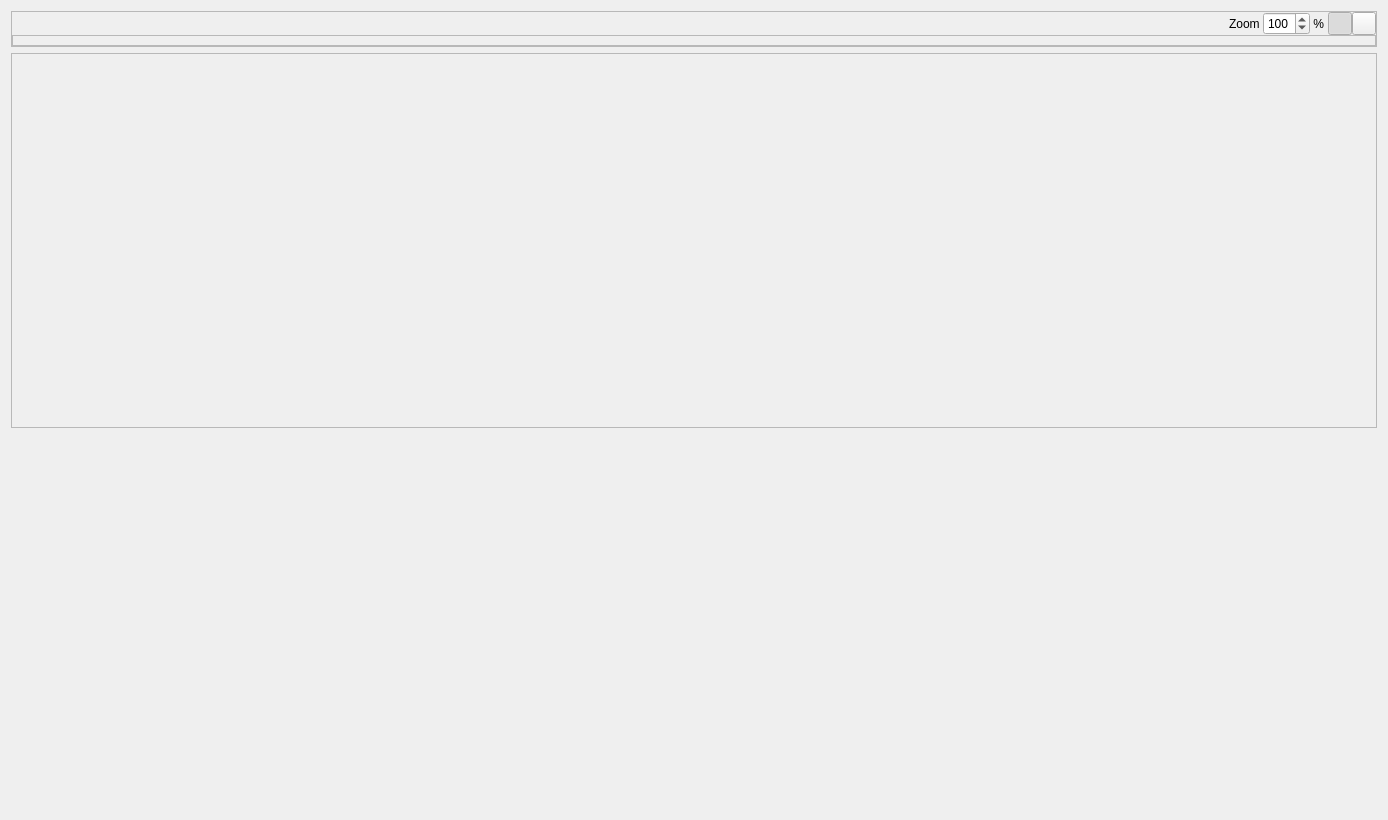
<?xml version="1.0" encoding="UTF-8"?>
<ui version="4.0">
 <class>CameraViewWidget</class>
 <widget class="QWidget" name="CameraViewWidget">
  <property name="geometry">
   <rect>
    <x>0</x>
    <y>0</y>
    <width>1388</width>
    <height>820</height>
   </rect>
  </property>
  <property name="windowTitle">
   <string>Form</string>
  </property>
  <property name="autoFillBackground">
   <bool>true</bool>
  </property>
  <layout class="QGridLayout" name="gridLayout_4">
   <item row="0" column="0" rowspan="2" colspan="2">
    <widget class="QFrame" name="frame">
     <property name="sizePolicy">
      <sizepolicy hsizetype="MinimumExpanding" vsizetype="Maximum">
       <horstretch>0</horstretch>
       <verstretch>0</verstretch>
      </sizepolicy>
     </property>
     <property name="autoFillBackground">
      <bool>false</bool>
     </property>
     <property name="frameShape">
      <enum>QFrame::StyledPanel</enum>
     </property>
     <property name="frameShadow">
      <enum>QFrame::Raised</enum>
     </property>
     <layout class="QGridLayout" name="gridLayout_2">
      <property name="margin">
       <number>0</number>
      </property>
      <property name="spacing">
       <number>0</number>
      </property>
      <item row="0" column="0" colspan="2">
       <widget class="QLabel" name="imageTitleLabel">
        <property name="sizePolicy">
         <sizepolicy hsizetype="Ignored" vsizetype="Preferred">
          <horstretch>0</horstretch>
          <verstretch>0</verstretch>
         </sizepolicy>
        </property>
        <property name="text">
         <string/>
        </property>
       </widget>
      </item>
      <item row="0" column="3">
       <widget class="QSpinBox" name="spinBoxZoom">
        <property name="sizePolicy">
         <sizepolicy hsizetype="Fixed" vsizetype="Fixed">
          <horstretch>0</horstretch>
          <verstretch>0</verstretch>
         </sizepolicy>
        </property>
        <property name="maximum">
         <number>999</number>
        </property>
        <property name="value">
         <number>100</number>
        </property>
       </widget>
      </item>
      <item row="0" column="2">
       <widget class="QLabel" name="label_2">
        <property name="sizePolicy">
         <sizepolicy hsizetype="Fixed" vsizetype="Preferred">
          <horstretch>0</horstretch>
          <verstretch>0</verstretch>
         </sizepolicy>
        </property>
        <property name="text">
         <string>Zoom </string>
        </property>
       </widget>
      </item>
      <item row="1" column="0" colspan="7">
       <widget class="QFrame" name="frameInfo">
        <property name="frameShape">
         <enum>QFrame::StyledPanel</enum>
        </property>
        <property name="frameShadow">
         <enum>QFrame::Raised</enum>
        </property>
        <layout class="QGridLayout" name="gridLayout_3">
         <property name="leftMargin">
          <number>0</number>
         </property>
         <property name="topMargin">
          <number>0</number>
         </property>
         <property name="rightMargin">
          <number>0</number>
         </property>
        </layout>
       </widget>
      </item>
      <item row="0" column="4">
       <widget class="QLabel" name="label_3">
        <property name="sizePolicy">
         <sizepolicy hsizetype="Fixed" vsizetype="Preferred">
          <horstretch>0</horstretch>
          <verstretch>0</verstretch>
         </sizepolicy>
        </property>
        <property name="text">
         <string> % </string>
        </property>
       </widget>
      </item>
      <item row="0" column="6">
       <widget class="QToolButton" name="toolButtonInfo">
        <property name="text">
         <string/>
        </property>
        <property name="icon">
         <iconset resource="../calibrationtool_resources.qrc">
          <normaloff>:/images/resource-files/icons/About.png</normaloff>:/images/resource-files/icons/About.png</iconset>
        </property>
        <property name="checkable">
         <bool>true</bool>
        </property>
       </widget>
      </item>
      <item row="0" column="5">
       <widget class="QToolButton" name="toolButtonFitZoom">
        <property name="text">
         <string/>
        </property>
        <property name="icon">
         <iconset resource="../calibrationtool_resources.qrc">
          <normaloff>:/images/resource-files/icons/arrow_out_longer.png</normaloff>:/images/resource-files/icons/arrow_out_longer.png</iconset>
        </property>
        <property name="checkable">
         <bool>true</bool>
        </property>
        <property name="checked">
         <bool>true</bool>
        </property>
       </widget>
      </item>
     </layout>
    </widget>
   </item>
   <item row="3" column="0" colspan="2">
    <widget class="xma::GLCameraView" name="glCameraView" native="true">
     <property name="sizePolicy">
      <sizepolicy hsizetype="MinimumExpanding" vsizetype="MinimumExpanding">
       <horstretch>0</horstretch>
       <verstretch>0</verstretch>
      </sizepolicy>
     </property>
     <property name="autoFillBackground">
      <bool>false</bool>
     </property>
     <property name="styleSheet">
      <string notr="true">QWidget[active=true]{background-color: rgb(255,0, 0);}</string>
     </property>
    </widget>
   </item>
   <item row="2" column="0" colspan="2">
    <widget class="xma::ExternalCalibrationFrame" name="frame_calibration">
     <property name="sizePolicy">
      <sizepolicy hsizetype="MinimumExpanding" vsizetype="MinimumExpanding">
       <horstretch>0</horstretch>
       <verstretch>0</verstretch>
      </sizepolicy>
     </property>
     <property name="frameShape">
      <enum>QFrame::StyledPanel</enum>
     </property>
     <property name="frameShadow">
      <enum>QFrame::Raised</enum>
     </property>
    </widget>
   </item>
  </layout>
 </widget>
 <customwidgets>
  <customwidget>
   <class>xma::GLCameraView</class>
   <extends>QWidget</extends>
   <header>ui/GLCameraView.h</header>
   <container>1</container>
  </customwidget>
  <customwidget>
   <class>xma::ExternalCalibrationFrame</class>
   <extends>QFrame</extends>
   <header>ui/ExternalCalibrationFrame.h</header>
   <container>1</container>
  </customwidget>
 </customwidgets>
 <resources>
  <include location="../calibrationtool_resources.qrc"/>
 </resources>
 <connections/>
</ui>
